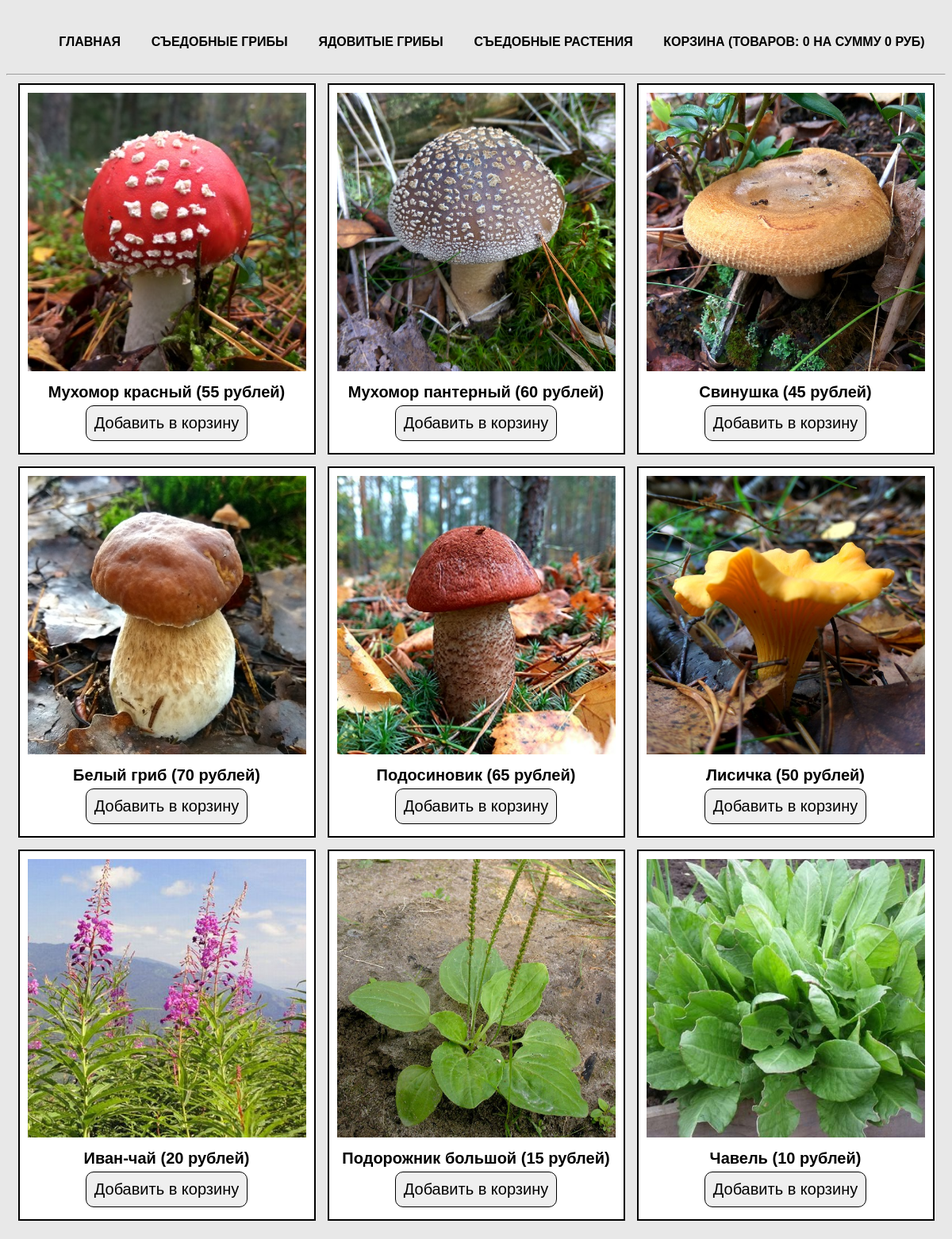
The page / on the database its author committed.
### tables this page shows
CREATE TABLE `cats` (
  `id` int(11) NOT NULL,
  `name` varchar(50) NOT NULL,
  `rus_name` varchar(50) NOT NULL
);

CREATE TABLE `products` (
  `id` int(11) NOT NULL,
  `title` varchar(50) NOT NULL,
  `cat` varchar(50) NOT NULL,
  `price` int(11) NOT NULL,
  `rus_name` varchar(50) NOT NULL,
  `img` varchar(50) NOT NULL,
  `descr` text NOT NULL
);

### index.php (the view)
<?php
require_once 'parts/header.php';
if (isset($_GET['cat'])) {
    $currentCat = $_GET['cat'];
    $products = $connect->query("SELECT * FROM products WHERE cat='$currentCat'");
    $products = $products->fetchAll(PDO::FETCH_ASSOC);
} else {
    $products = $connect->query("SELECT * FROM products");
    $products = $products->fetchAll(PDO::FETCH_ASSOC);
}
?>
    <div class="main">
        <?php if (empty($products)) { ?>
             <div class="card">Такой категории товаров не существует!</div>
        <?php } else { ?>
            <?php foreach ($products as $product) { ?>
                <div class="card">
                    <a href="product.php?product=<?=$product['title']?>">
                        <img src="img/<?=$product['img']?>" alt="<?=$product['rus_name']?>">
                    </a>
                    <div class="label"><?=$product['rus_name']?> (<?=$product['price']?> рублей)</div>
                    <?php require 'parts/button.php';?>
                </div>
            <?php } ?>
        <?php } ?>
    </div>
</body>
</html>

### parts/header.php (shortened to what this page needs)
<?php
require_once 'db/db.php';
$cats = $connect->query("SELECT * FROM cats");
$cats = $cats->fetchAll(PDO::FETCH_ASSOC);
?>
<!doctype html>
<html lang="ru">
<head>
    <link rel="stylesheet" href="css/style.css">
</head>
<body>
<nav>
    <ul>
        <li><a href="index.php">Главная</a></li>
        <?php foreach ($cats as $cat) { ?>
            <li><a href="index.php?cat=<? echo $cat['name']?>"><? echo $cat['rus_name']?></a></li>
        <?php } ?>
        <li><a href="cart.php">Корзина (Товаров:
            <?php if (isset($_SESSION['totalQuantity'])) { ?>
                <?=$_SESSION['totalQuantity']?>
            <?php } else { ?>
                    0
           <?php } ?>
                 на сумму
            <?php if (isset($_SESSION['totalPrice'])) { ?>
               <?=$_SESSION['totalPrice']?>
            <?php } else { ?>
              0
          <?php } ?>
          руб)
            </a>
        </li>
    </ul>
</nav>
<hr>

### parts/button.php (shortened to what this page needs)
<form method="POST" action="actions/add.php">
    <input type="submit" value="Добавить в корзину">
</form>

### css/style.css (style rules this page uses)
* { font-family: 'Arial', sans-serif; font-size: 20px; }
body { margin-top: 20px; background-color: #e8e8e8; }
a { text-decoration: none; text-transform: uppercase; color: #000000; -webkit-transition: all .3s; -moz-transition: all .3s; -ms-transition: all .3s; -o-transition: all .3s; transition: all .3s; }
input, button { margin: 5px auto; border: none; padding: 10px; -webkit-transition: all .3s; -moz-transition: all .3s; -ms-transition: all .3s; -o-transition: all .3s; transition: all .3s; }
input[type=submit], button { -webkit-border-radius: 10px; -moz-border-radius: 10px; border-radius: 10px; border: 1px solid black; display: block; cursor: pointer; }
label, .label { margin-top: 10px; font-weight: 700; }
img { width: 100%; }
.main, nav { width: 1170px; margin: auto; display: flex; flex-wrap: wrap; justify-content: space-around; }
nav ul { display: flex; list-style: none; width: 100%; justify-content: space-around; font-weight: 700; }
nav ul li a { font-size: 16px; }
.card { margin-bottom: 15px; width: 30%; padding: 10px; border: 2px solid black; text-align: center; background-color: #fff; }

### rows shown on the page
cats: rus_name "СЪЕДОБНЫЕ ГРИБЫ"
cats: rus_name "ЯДОВИТЫЕ ГРИБЫ"
cats: rus_name "СЪЕДОБНЫЕ РАСТЕНИЯ"
products: img (picture), rus_name "Мухомор красный", price "55"
products: img (picture), rus_name "Мухомор пантерный", price "60"
products: img (picture), rus_name "Свинушка", price "45"
products: img (picture), rus_name "Белый гриб", price "70"
products: img (picture), rus_name "Подосиновик", price "65"
products: img (picture), rus_name "Лисичка", price "50"
products: img (picture), rus_name "Иван-чай", price "20"
products: img (picture), rus_name "Подорожник большой", price "15"
products: img (picture), rus_name "Чавель", price "10"
